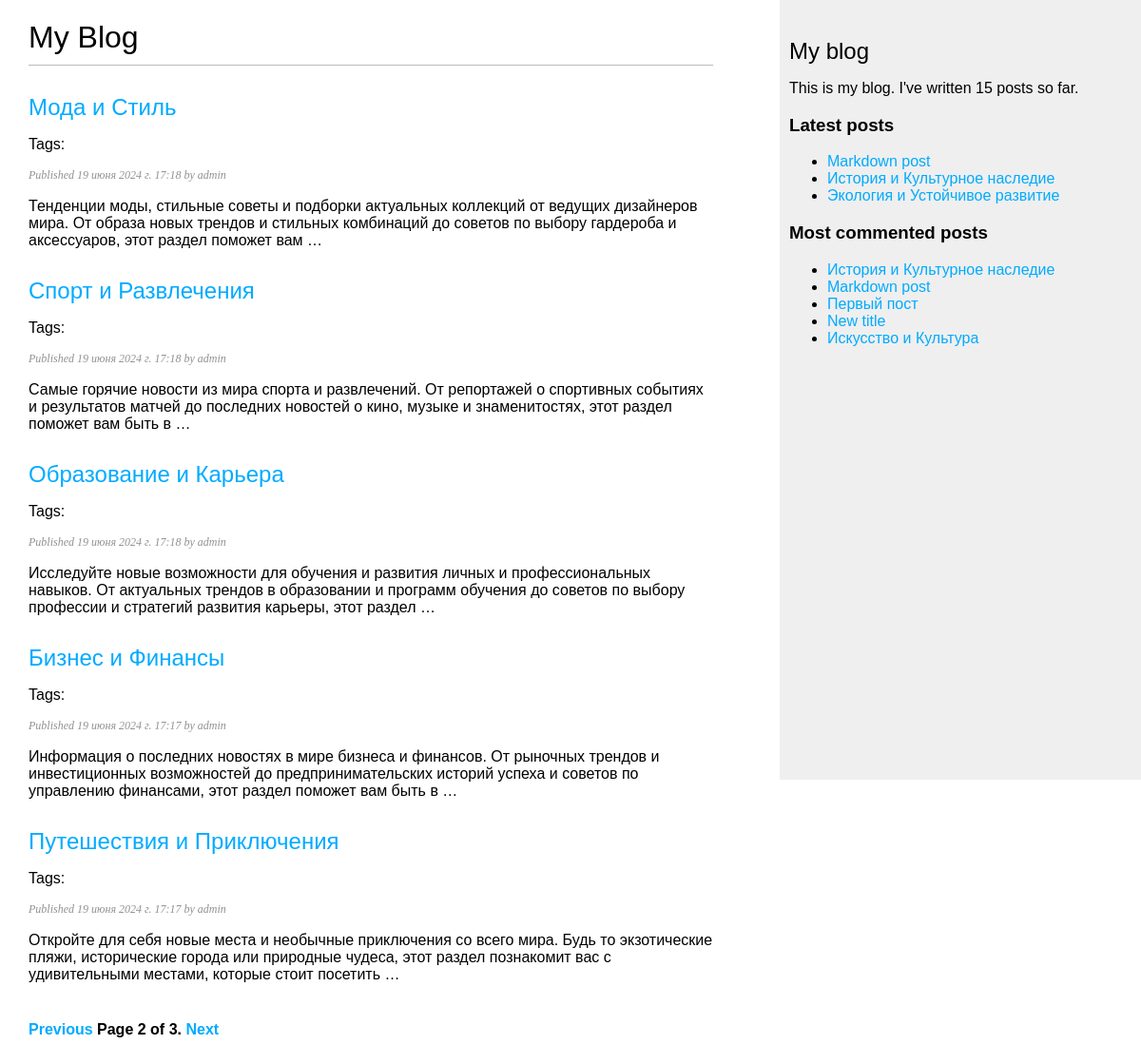
Screenshot of /blog/?page=2 with the database file from the repository.
### blog/models.py (models this page shows, shortened)
class Post(models.Model):
    class Status(models.TextChoices):
        DRAFT = 'DF', 'Draft'
        PUBLISHED = 'PB', 'Published'
    title = models.CharField(max_length=250)
    slug = models.SlugField(max_length=250,
                            unique_for_date='publish')
    author = models.ForeignKey(User, on_delete=models.CASCADE,
                               related_name='blog_post')
    body = models.TextField()
    publish = models.DateTimeField(default=timezone.now)
    created = models.DateTimeField(auto_now_add=True)
    updated = models.DateTimeField(auto_now=True)
    status = models.CharField(max_length=2,
                              choices=Status.choices,
                              default=Status.DRAFT)
    objects = models.Manager()  # менеджер, применяемый по умолчанию
    published = PublishedManager()  # конкретно-прикладной менеджер
    tags = TaggableManager()
    class Meta:
        ordering = ['-publish']
        indexes = [
            models.Index(fields=['-publish'])
        ]
    def get_absolute_url(self):
        return reverse('blog:post_detail',
                       args=[self.publish.year,
                             self.publish.month,
                             self.publish.day,
                             self.slug])

### blog/views.py (the view)
# urls.py: path('', views.post_list, name='post_list'),
def post_list(request, tag_slug=None):
    post_list = Post.published.all()
    tag = None
    if tag_slug:
        tag = get_object_or_404(Tag, slug=tag_slug)
        post_list = post_list.filter(tags__in=[tag])
    paginator = Paginator(post_list, 5)
    page_number = request.GET.get('page', 1)
    try:
        posts = paginator.page(page_number)
    except PageNotAnInteger:
        posts = paginator.page(1)
    except EmptyPage:
        posts = paginator.page(paginator.num_pages)
    return render(request,
                  'blog/post/list.html',
                  {'posts': posts,
                   'tag': tag})

### blog/models.py (called while the page is built)
    def get_queryset(self):
        return super().get_queryset() \
            .filter(status=Post.Status.PUBLISHED)

### blog/templatetags/blog_tags.py (called while the page is built)
@register.simple_tag
def total_posts():
    return Post.published.count()

@register.inclusion_tag('blog/post/latest_posts.html')
def show_latest_posts(count=5):
    latest_posts = Post.published.order_by('-publish')[:count]
    return {'latest_posts': latest_posts}

@register.simple_tag
def get_most_commented_posts(count=5):
    return Post.published.annotate(
        total_comments=Count('comments')
    ).order_by('-total_comments')[:count]

@register.filter(name='markdown')
def markdown_format(text):
    return mark_safe(markdown.markdown(text))

### blog/templates/blog/post/list.html (shortened to what this page needs)
{% extends "blog/base.html" %}
{% load blog_tags %}
{% block content %}
    <h1>My Blog</h1>
    {% for post in posts %}
        <h2>
            <a href="{{ post.get_absolute_url }}">
                {{ post.title }}
            </a>
        </h2>
        <p class="tags">
            Tags:
        </p>
        <p class="date">
            Published {{ post.publish }} by {{ post.author }}
        </p>
        {{ post.body|markdown|truncatewords_html:30 }}
    {% endfor %}
    {% include "pagination.html" with page=posts %}
{% endblock %}

### blog/templates/blog/base.html (shortened to what this page needs)
{% load blog_tags %}
{% load static %}
<html>
<head>
    <link href="{% static 'css/blog.css' %}" rel="stylesheet">
</head>
<body>
<div id="content">
    {% block content %}
    {% endblock %}
</div>
<div id="sidebar">
    <h2>My blog</h2>
    <p>
        This is my blog.
        I've written {% total_posts %} posts so far.
    </p>
    <h3>Latest posts</h3>
    {% show_latest_posts 3 %}
    <h3>Most commented posts</h3>
    {% get_most_commented_posts as most_commented_posts %}
    <ul>
        {% for post in  most_commented_posts %}
        	<li>
                <a href="{{ post.get_absolute_url }}">{{ post.title }}</a>
            </li>
        {% endfor %}
    </ul>
</div>
</body>
</html>

### blog/templates/blog/post/latest_posts.html
<ul>
 {% for post in latest_posts %}
    <li>
        <a href="{{ post.get_absolute_url }}">{{ post.title }}</a>
    </li>
 {% endfor %}
</ul>

### blog/static/css/blog.css (style rules this page uses)
body { margin:0; padding:0; font-family:helvetica, sans-serif; }
a { color:#00abff; text-decoration:none; }
h1 { font-weight:normal; border-bottom:1px solid #bbb; padding:0 0 10px 0; }
h2 { font-weight:normal; margin:30px 0 0; }
#content { float:left; width:60%; padding:0 0 0 30px; }
#sidebar { float:right; width:30%; padding:10px; background:#efefef; height:100%; }
p.date { color:#919191; font-family: georgia, serif; font-size: 12px; font-style: italic; }

### rows the page displays
Post: title "Мода и Стиль", publish "19 июня 2024 г. 17:18", author "admin", body "Тенденции моды, стильные советы и подборки актуальных коллекций от ведущих дизайнеров мира. От образа новых трендов и стильных комбинаций до советов по выбору гардероба и аксессуаров, этот раздел поможет вам …"
Post: title "Спорт и Развлечения", publish "19 июня 2024 г. 17:18", author "admin", body "Самые горячие новости из мира спорта и развлечений. От репортажей о спортивных событиях и результатов матчей до последних новостей о кино, музыке и знаменитостях, этот раздел поможет вам быть в …"
Post: title "Образование и Карьера", publish "19 июня 2024 г. 17:18", author "admin", body "Исследуйте новые возможности для обучения и развития личных и профессиональных навыков. От актуальных трендов в образовании и программ обучения до советов по выбору профессии и стратегий развития карьеры, этот раздел …"
Post: title "Бизнес и Финансы", publish "19 июня 2024 г. 17:17", author "admin", body "Информация о последних новостях в мире бизнеса и финансов. От рыночных трендов и инвестиционных возможностей до предпринимательских историй успеха и советов по управлению финансами, этот раздел поможет вам быть в …"
Post: title "Путешествия и Приключения", publish "19 июня 2024 г. 17:17", author "admin", body "Откройте для себя новые места и необычные приключения со всего мира. Будь то экзотические пляжи, исторические города или природные чудеса, этот раздел познакомит вас с удивительными местами, которые стоит посетить …"
Post: title "Markdown post"
Post: title "История и Культурное наследие"
Post: title "Экология и Устойчивое развитие"
Post: title "Первый пост"
Post: title "New title"
Post: title "Искусство и Культура"

### other values shown
{{ page.number }} "2"
{{ page.paginator.num_pages }} "3"
